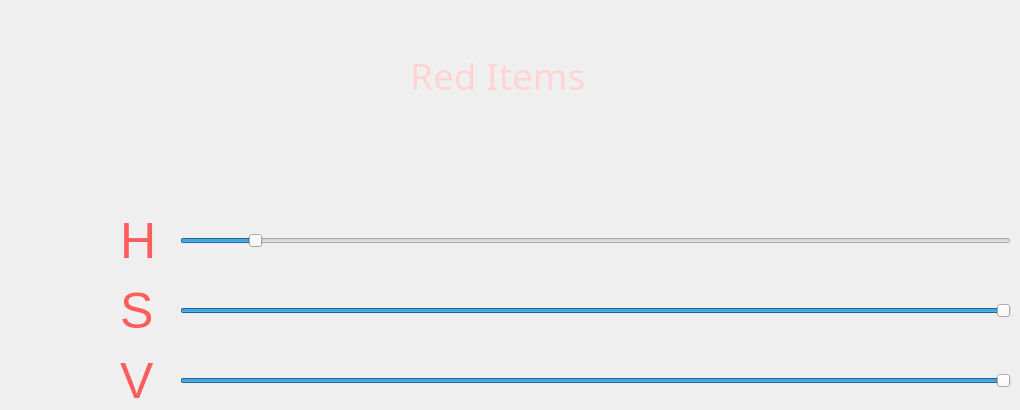
        <widget class="QWidget" name="Red_up_Page">
         <widget class="QSlider" name="Red_up_S">
          <property name="geometry">
           <rect>
            <x>180</x>
            <y>290</y>
            <width>831</width>
            <height>41</height>
           </rect>
          </property>
          <property name="maximum">
           <number>255</number>
          </property>
          <property name="value">
           <number>255</number>
          </property>
          <property name="orientation">
           <enum>Qt::Horizontal</enum>
          </property>
         </widget>
         <widget class="QSlider" name="Red_up_V">
          <property name="geometry">
           <rect>
            <x>180</x>
            <y>360</y>
            <width>831</width>
            <height>41</height>
           </rect>
          </property>
          <property name="maximum">
           <number>255</number>
          </property>
          <property name="sliderPosition">
           <number>255</number>
          </property>
          <property name="orientation">
           <enum>Qt::Horizontal</enum>
          </property>
         </widget>
         <widget class="QSlider" name="Red_up_H">
          <property name="geometry">
           <rect>
            <x>180</x>
            <y>220</y>
            <width>831</width>
            <height>41</height>
           </rect>
          </property>
          <property name="maximum">
           <number>180</number>
          </property>
          <property name="value">
           <number>15</number>
          </property>
          <property name="sliderPosition">
           <number>15</number>
          </property>
          <property name="orientation">
           <enum>Qt::Horizontal</enum>
          </property>
         </widget>
         <widget class="QLabel" name="label_7">
          <property name="geometry">
           <rect>
            <x>120</x>
            <y>360</y>
            <width>61</width>
            <height>41</height>
           </rect>
          </property>
          <property name="styleSheet">
           <string notr="true">color:rgb(255, 92, 92);
font-size:50px;</string>
          </property>
          <property name="text">
           <string>V</string>
          </property>
         </widget>
         <widget class="QLabel" name="label_9">
          <property name="geometry">
           <rect>
            <x>410</x>
            <y>10</y>
            <width>221</width>
            <height>131</height>
           </rect>
          </property>
          <property name="sizePolicy">
           <sizepolicy hsizetype="Fixed" vsizetype="Preferred">
            <horstretch>0</horstretch>
            <verstretch>0</verstretch>
           </sizepolicy>
          </property>
          <property name="minimumSize">
           <size>
            <width>20</width>
            <height>20</height>
           </size>
          </property>
          <property name="baseSize">
           <size>
            <width>0</width>
            <height>0</height>
           </size>
          </property>
          <property name="font">
           <font>
            <family>华文隶书</family>
            <pointsize>28</pointsize>
           </font>
          </property>
          <property name="mouseTracking">
           <bool>true</bool>
          </property>
          <property name="tabletTracking">
           <bool>false</bool>
          </property>
          <property name="toolTipDuration">
           <number>0</number>
          </property>
          <property name="whatsThis">
           <string>&lt;html&gt;&lt;head/&gt;&lt;body&gt;&lt;p&gt;智能防疫系统 Demo&lt;/p&gt;&lt;/body&gt;&lt;/html&gt;</string>
          </property>
          <property name="text">
           <string>&lt;html&gt;&lt;head/&gt;&lt;body&gt;&lt;p&gt;&lt;span style=&quot; color:#ffd4d4;&quot;&gt;Red Items&lt;/span&gt;&lt;/p&gt;&lt;/body&gt;&lt;/html&gt;</string>
          </property>
          <property name="indent">
           <number>-4</number>
          </property>
         </widget>
         <widget class="QLabel" name="label_4">
          <property name="geometry">
           <rect>
            <x>350</x>
            <y>100</y>
            <width>381</width>
            <height>71</height>
           </rect>
          </property>
          <property name="text">
           <string>&lt;html&gt;&lt;head/&gt;&lt;body&gt;&lt;p&gt;&lt;br/&gt;&lt;/p&gt;&lt;/body&gt;&lt;/html&gt;</string>
          </property>
         </widget>
         <widget class="QLabel" name="label_6">
          <property name="geometry">
           <rect>
            <x>120</x>
            <y>220</y>
            <width>61</width>
            <height>41</height>
           </rect>
          </property>
          <property name="styleSheet">
           <string notr="true">color:rgb(255, 92, 92);
font-size:50px;</string>
          </property>
          <property name="text">
           <string>H</string>
          </property>
         </widget>
         <widget class="QLabel" name="label_5">
          <property name="geometry">
           <rect>
            <x>120</x>
            <y>290</y>
            <width>61</width>
            <height>41</height>
           </rect>
          </property>
          <property name="styleSheet">
           <string notr="true">color:rgb(255, 92, 92);
font-size:50px;</string>
          </property>
          <property name="text">
           <string>S</string>
          </property>
         </widget>
        </widget>
